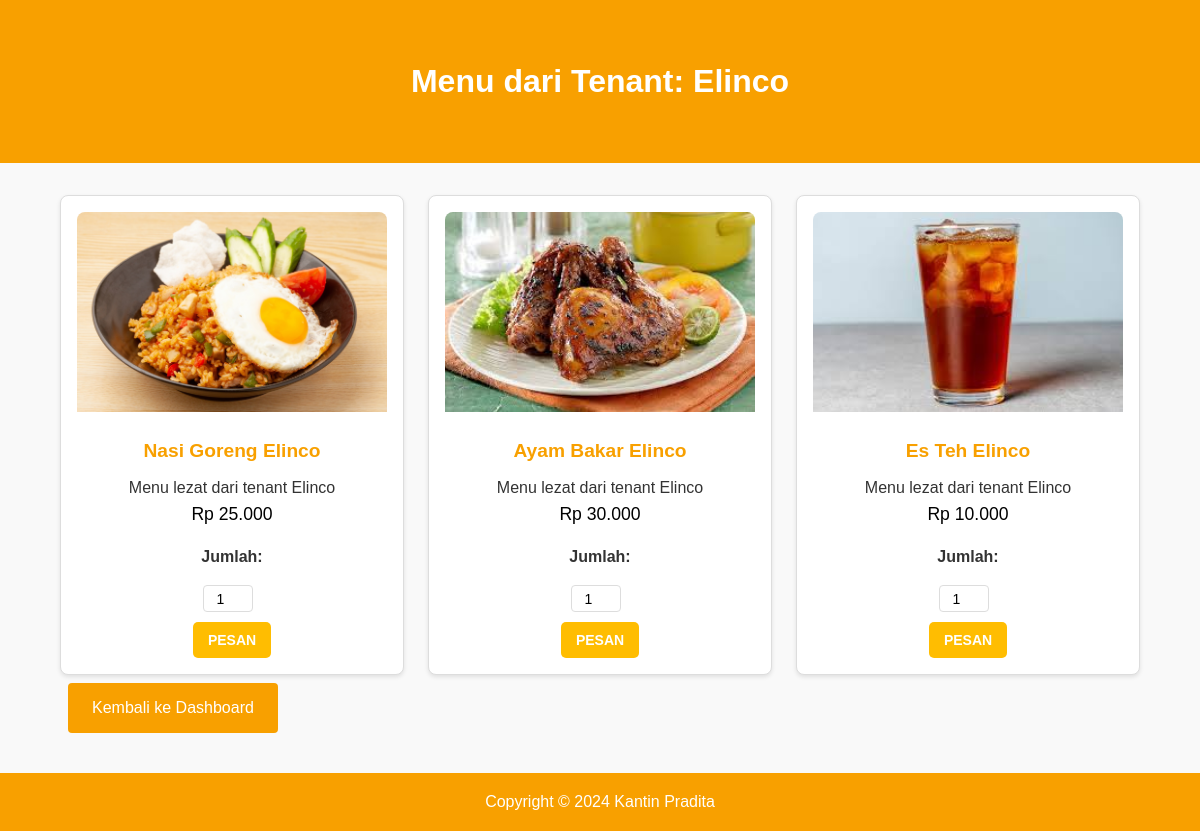
Screenshot of /menu.php?tenant=Elinco (signed in) with the database file from the repository.
### tables this page shows
CREATE TABLE `menus` (
  `id` int(11) NOT NULL,
  `tenant_id` int(11) NOT NULL,
  `nama` varchar(100) NOT NULL,
  `harga` decimal(10,2) NOT NULL,
  `gambar` varchar(255) DEFAULT NULL
);

### class.php (called while the page is built, shortened)
<?php
class Database {
    private $host = 'localhost';
    private $username = 'root';
    private $password = '';
    private $dbname = 'kantin_pradita_v4';
    private $db;
    public function getConnection() {
        if (!$this->db) {
            try {
                $this->db = new PDO("mysql:host={$this->host};dbname={$this->dbname}", $this->username, $this->password);
                $this->db->setAttribute(PDO::ATTR_ERRMODE, PDO::ERRMODE_EXCEPTION);
            } catch (PDOException $e) {
                die("Koneksi database gagal: " . $e->getMessage());
            }
        }
        return $this->db;
    }
}
class User {
    private $db;
    public function __construct(Database $database) {
        $this->db = $database->getConnection();
    }
    public function getMenuByTenant($tenant) {
        $sql = "SELECT menus.id, menus.nama, menus.harga, menus.gambar
                FROM menus
                JOIN tenant ON menus.tenant_id = tenant.id
                WHERE tenant.nama = :tenant";
        $stmt = $this->db->prepare($sql);
        $stmt->bindParam(':tenant', $tenant);
        $stmt->execute();
        return $stmt->fetchAll(PDO::FETCH_ASSOC);
    }
}
?>

### menu.php (the view, shortened to what this page needs)
<?php
include('class.php');
$database = new Database();
$user = new User($database);
$tenant = isset($_GET['tenant']) ? $_GET['tenant'] : '';
$menus = $user->getMenuByTenant($tenant);
?>
<!DOCTYPE html>
<html lang="id">
<head>
    <link rel="stylesheet" href="menu.css">
</head>
<body>
    <header>
        <div class="container">
            <h1>Menu dari Tenant: <?php echo htmlspecialchars($tenant); ?></h1>
        </div>
    </header>
    <div class="container">
        <div class="menu-list">
            <?php if ($menus): ?>
            <?php foreach ($menus as $menu): ?>
            <div class="menu-item">
                <img src="images/<?php echo htmlspecialchars($menu['gambar']); ?>"
                    alt="<?php echo htmlspecialchars($menu['nama']); ?>" class="menu-image">
                <h3><?php echo htmlspecialchars($menu['nama']); ?></h3>
                <p>Menu lezat dari tenant <?php echo htmlspecialchars($tenant); ?></p>
                <p class="price">Rp <?php echo number_format($menu['harga'], 0, ',', '.'); ?></p>
                <form method="POST" action="menu.php?tenant=<?php echo urlencode($tenant); ?>">
                    <label for="jumlah_<?php echo $menu['id']; ?>">Jumlah:</label>
                    <input type="number" id="jumlah_<?php echo $menu['id']; ?>" name="jumlah" value="1" min="1"
                        required>
                    <button type="submit">Pesan</button>
                </form>
            </div>
            <?php endforeach; ?>
            <?php else: ?>
            <p>Menu tidak ditemukan untuk tenant ini.</p>
            <?php endif; ?>
        </div>
        <p><a href="dashboard.php" class="btn-nav">Kembali ke Dashboard</a></p>
    </div>
    <footer>
        <p>Copyright &copy; 2024 Kantin Pradita</p>
    </footer>
</body>
</html>

### menu.css (style rules this page uses)
* { margin: 0; padding: 0; box-sizing: border-box; }
body { font-family: Arial, sans-serif; background-color: #f9f9f9; color: #333; line-height: 1.6; display: flex; flex-direction: column; min-height: 100vh; }
header { background-color: #f8a000; color: #fff; text-align: center; padding: 1.5rem 0; }
header h1 { margin: 0; }
.container { width: 90%; max-width: 1200px; margin: 2rem auto; flex-grow: 1; }
.menu-list { display: grid; grid-template-columns: repeat(auto-fit, minmax(250px, 1fr)); gap: 1.5rem; }
.menu-item { background-color: #fff; border: 1px solid #ddd; border-radius: 8px; padding: 1rem; text-align: center; box-shadow: 0 2px 4px rgba(0, 0, 0, 0.1); transition: transform 0.2s ease-in-out; }
.menu-image { width: 100%; height: auto; max-height: 200px; object-fit: cover; border-radius: 8px 8px 0 0; }
.menu-item h3 { margin: 1rem 0 0.5rem; color: #f8a000; font-size: 1.2rem; }
.price { font-size: 1.1rem; color: #000000; margin-bottom: 1rem; }
form input[type="number"] { width: 50px; padding: 0.3rem; margin-right: 0.5rem; text-align: center; border: 1px solid #ddd; border-radius: 4px; }
.btn-nav { text-decoration: none; color: #fff; background-color: #f8a000; padding: 0.75rem 1.5rem; margin: 0.5rem; display: inline-block; border-radius: 4px; transition: background 0.2s; }
form { display: flex; flex-direction: column; gap: 10px; align-items: center; margin-top: 10px; }
label { font-weight: bold; color: #333; margin-bottom: 5px; }
input[type="number"] { width: 80px; padding: 8px; font-size: 14px; text-align: center; border: 2px solid #ddd; border-radius: 5px; outline: none; transition: border-color 0.3s ease; }
button { background-color: #ffbd01; color: white; border: none; padding: 10px 15px; font-size: 14px; font-weight: bold; border-radius: 5px; cursor: pointer; text-transform: uppercase; transition: bgcolor 0.3s ease, transform 0.2s ease; }
footer { background-color: #f8a000; color: #fff; text-align: center; padding: 1rem 0; margin-top: auto; }

### rows the page displays
menus: gambar (picture), nama "Nasi Goreng Elinco", harga "25.000", jumlah "1"
menus: gambar (picture), nama "Ayam Bakar Elinco", harga "30.000"
menus: gambar (picture), nama "Es Teh Elinco", harga "10.000"

### other values shown
$tenant "Elinco"
